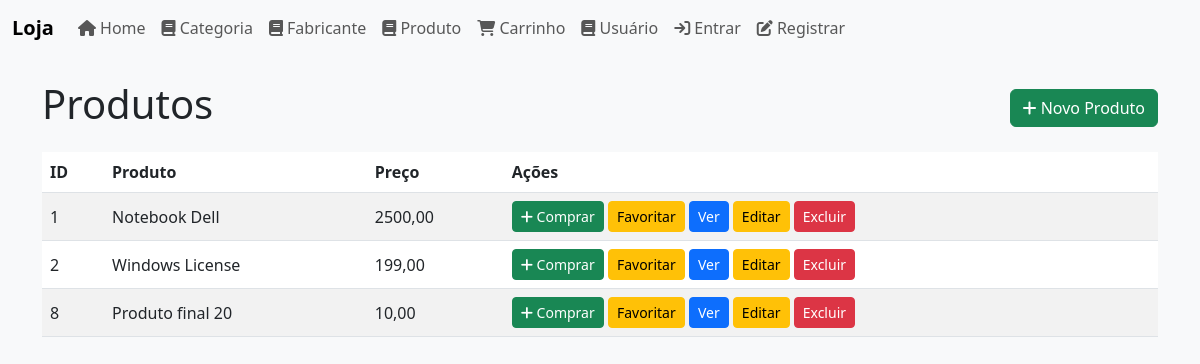
Page /produto/ on the committed database.
### loja/models/Produto.py (models this page shows, shortened)
class Produto(models.Model):
    produto = models.CharField(max_length=200)
    destaque = models.BooleanField(default=False)
    promocao = models.BooleanField(default=False)
    msgPromocao = models.CharField(max_length=200, blank=True, null=True)
    preco = models.DecimalField(max_digits=10, decimal_places=2, default=0)
    categoria = models.ForeignKey(Categoria, on_delete=models.CASCADE)
    fabricante = models.ForeignKey(Fabricante, on_delete=models.CASCADE)
    criado_em = models.DateTimeField(auto_now_add=True)
    alterado_em = models.DateTimeField(auto_now=True)
    imagem = models.ImageField(upload_to='produtos/', blank=True, null=True)

### loja/views/ProdutoView.py (the view)
def list_produto_view(request, id=None):
    qs = Produto.objects.all()
    produto_param = request.GET.get('produto')
    promocao_param = request.GET.get('promocao')
    destaque_param = request.GET.get('destaque')
    categoria_param = request.GET.get('categoria')
    fabricante_param = request.GET.get('fabricante')
    if produto_param:
        qs = qs.filter(produto__icontains=produto_param)
    if promocao_param and promocao_param.lower() in ['1', 'true', 'yes']:
        qs = qs.filter(promocao=True)
    if destaque_param and destaque_param.lower() in ['1', 'true', 'yes']:
        qs = qs.filter(destaque=True)
    if categoria_param:
        qs = qs.filter(categoria__categoria__iexact=categoria_param)
    if fabricante_param:
        qs = qs.filter(fabricante__fabricante__iexact=fabricante_param)
    if id:
        qs = qs.filter(id=id)
    print('Consulta produtos:', list(qs.values('id', 'produto')))
    context = {
        'produtos': qs,
    }
    return render(request, 'loja/produto.html', context)

### loja/templates/loja/produto.html (shortened to what this page needs)
{% extends 'loja/base.html' %}
{% block content %}
  <div class="d-flex justify-content-between align-items-center mb-3">
    <h1>Produtos</h1>
    <a class="btn btn-success" href="{% url 'create_produto' %}"><i class="fa fa-plus"></i> Novo Produto</a>
  </div>
  <table class="table table-striped">
    <thead>
      <tr>
        <th>ID</th>
        <th>Produto</th>
        <th>Preço</th>
        <th>Ações</th>
      </tr>
    </thead>
    <tbody>
      {% for p in produtos %}
      <tr>
        <td>{{ p.id }}</td>
        <td>{{ p.produto }}</td>
        <td>{{ p.preco }}</td>
        <td>
          <a class="btn btn-sm btn-success" href="{% url 'create_carrinhoitem' p.id %}">
            <i class="fa fa-plus"></i> Comprar
          </a>
          <a class="btn btn-sm btn-warning" href="{% url 'favoritar_produto' p.id %}">Favoritar</a>
          <a class="btn btn-sm btn-primary" href="{% url 'produto_detail' p.id %}">Ver</a>
          <a class="btn btn-sm btn-warning" href="{% url 'produto_edit' p.id %}">Editar</a>
          <a class="btn btn-sm btn-danger" href="{% url 'produto_delete' p.id %}">Excluir</a>
        </td>
      </tr>
      {% empty %}
      <tr><td colspan="4">Nenhum produto encontrado.</td></tr>
      {% endfor %}
    </tbody>
  </table>
{% endblock %}

### loja/static/css/styles.css (style rules this page uses)
body { background-color: #f8f9fa; }
.table th, .table td { vertical-align: middle; }

### rows in the picture
Produto: id "1", produto "Notebook Dell", preco "2500,00"
Produto: id "2", produto "Windows License", preco "199,00"
Produto: id "8", produto "Produto final 20", preco "10,00"
